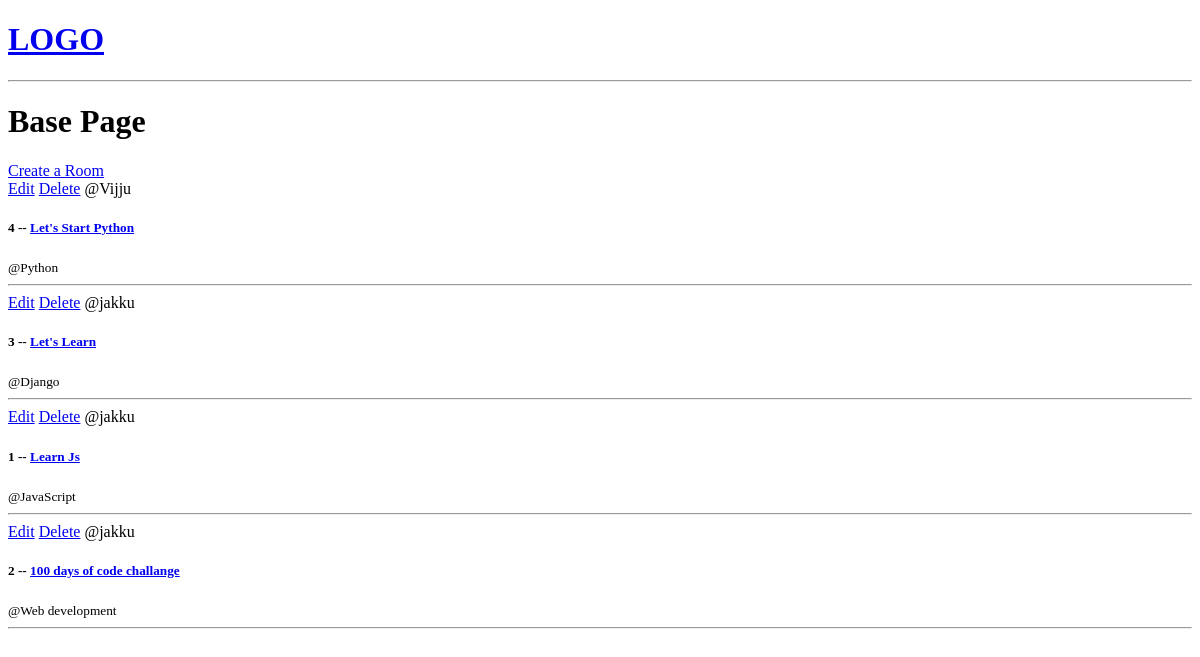
Before: / with the older database file.
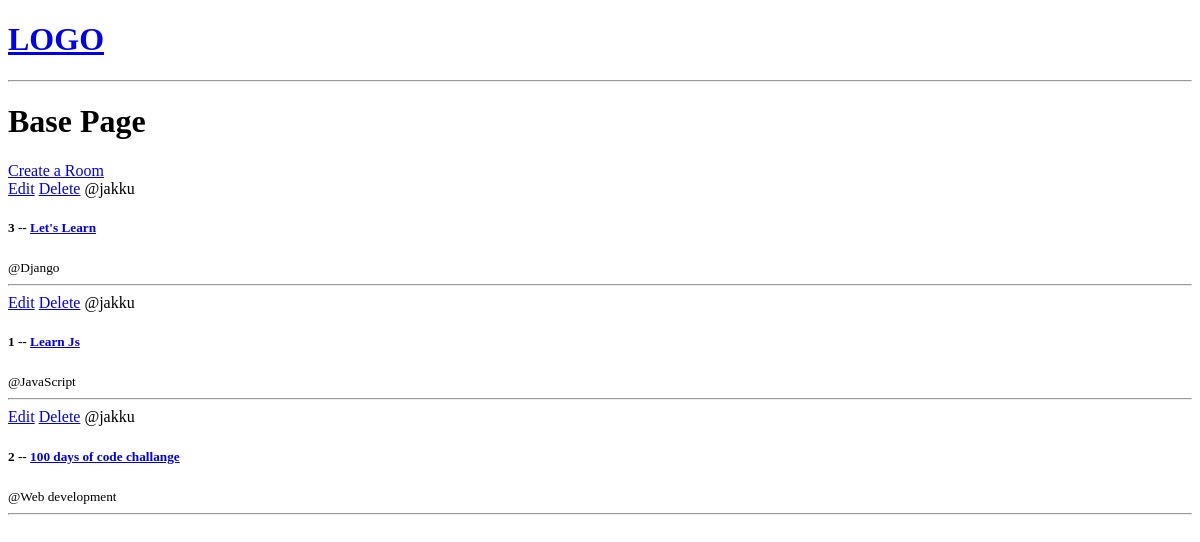
After: the same page with the newer database file.
### base/models.py (models this page shows, shortened)
class Room(models.Model):
    host = models.ForeignKey(User, on_delete=models.SET_NULL, null=True)
    topic = models.ForeignKey(Topic, on_delete=models.SET_NULL, null=True)
    name = models.CharField(max_length=200)
    description = models.TextField(null=True, blank=True)
    updated = models.DateTimeField(auto_now=True)
    created = models.DateTimeField(auto_now_add=True)
    class Meta:
        ordering = ['-updated', '-created']

class Topic(models.Model):
    name = models.CharField(max_length=200)

### base/views.py (the view)
def home(request):
    rooms = Room.objects.all()
    context = {'rooms': rooms}
    return render(request, "base/home.html", context)

### base/templates/base/home.html
{%extends 'main.html'%}
{%block content%}
<h1>Base Page</h1>
<div>
    <a href="{%url 'create-room'%}">Create a Room</a>
    <div>{%for room in rooms%}
        <div>
            <a href="{%url 'update-room' room.id%}">Edit</a>
            <a href="{%url 'delete-room' room.id%}">Delete</a>
            <span>@{{room.host.username}}</span>
            <h5>{{room.id}} -- <a href="{%url 'room' room.id %}">{{room.name}}</a></h5></div>
            <small>@{{room.topic.name}}</small>
            <hr>
    {%endfor%}</div></div>
{%endblock content%}

### templates/main.html (shortened to what this page needs)
<!DOCTYPE html>
<html>
<head>
</head>
<body>
    {%include 'navbar.html'%}
    {% block content %}
    {% endblock %}
</body>
</html></html>

### templates/navbar.html
<a href="/"><h1>LOGO</h1></a>
<hr>

Changed rows visible on the page:
removed Room: host.username "Vijju", id "4", name "Let's Start Python", topic.name "Python"
